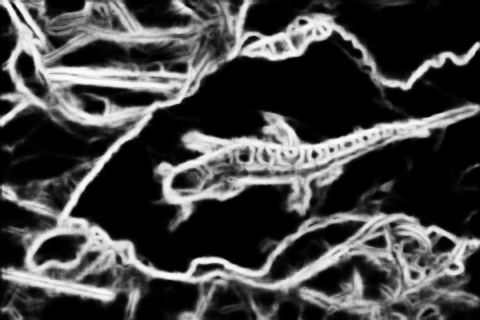
#> input picture imp/out.png, 480 x 320 px
$ python -i nonmax.py   (imports and definitions only)
#> lines starting #> are read from the running program, lines starting #| are printed output that depends on the picture
#> further down, picture is the input picture: shape (320, 480); min 0, max 253, mean 68.3
from __future__ import division
from numpy import array, zeros
from PIL import Image
from matplotlib.pyplot import imshow, show, subplot, figure, gray, title, axis
from numpy.fft import fft2, ifft2
from numpy import array, zeros, abs, sqrt, arctan2, arctan, pi, real
from scipy import ndimage
import numpy as np


# [51 lines left out: function non_max_suppression, not called in this run]


def gradient(im):
    # Sobel operator
    op1 = array([[-1, 0, 1],
                 [-2, 0, 2],
                 [-1, 0, 1]])
    op2 = array([[-1, -2, -1],
                 [ 0,  0,  0],
                 [ 1,  2,  1]])
    kernel1 = zeros(im.shape)
    kernel1[:op1.shape[0], :op1.shape[1]] = op1
    kernel1 = fft2(kernel1)

    kernel2 = zeros(im.shape)
    kernel2[:op2.shape[0], :op2.shape[1]] = op2
    kernel2 = fft2(kernel2)

    fim = fft2(im)
    Gx = real(ifft2(kernel1 * fim)).astype(float)
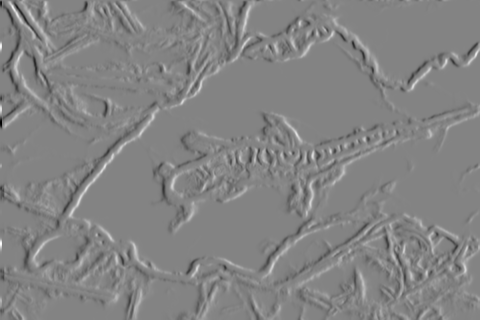
#> Gx: shape (320, 480) float64; min -939, max 877, mean 0; drawn with min black and max white
    Gy = real(ifft2(kernel2 * fim)).astype(float)
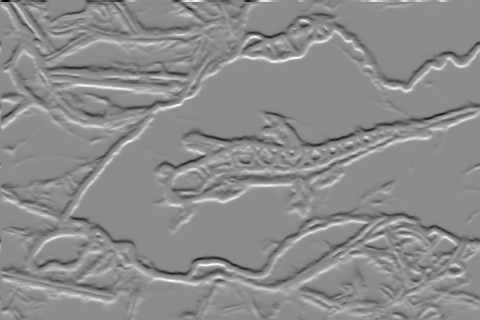
#> Gy: shape (320, 480) float64; min -939, max 765, mean 0; drawn with min black and max white

    G = sqrt(Gx**2 + Gy**2)
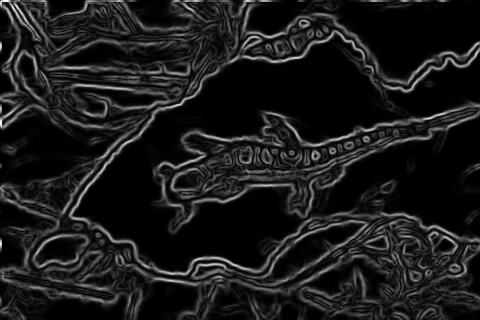
#> G: shape (320, 480) float64; min 0, max 940.1, mean 99; drawn with min black and max white
    Theta = arctan2(Gy, Gx) * 180 / pi
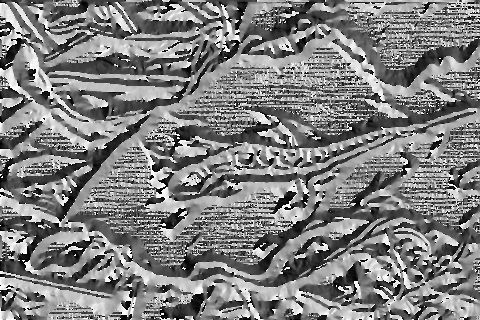
#> Theta: shape (320, 480) float64; min -180, max 180, mean 0.7; drawn with min black and max white
    return G, Theta

# [27 lines left out: function non_max_sup, not called in this run]

# [16 lines not run here, left out]

>>> import cv2
>>> picture = cv2.imread('out.png', cv2.IMREAD_GRAYSCALE)
>>> result = gradient(picture)
